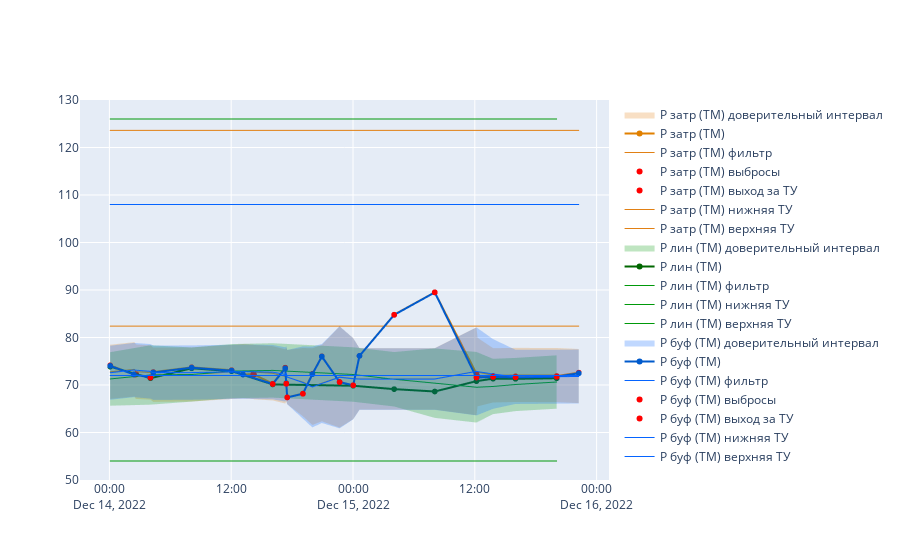
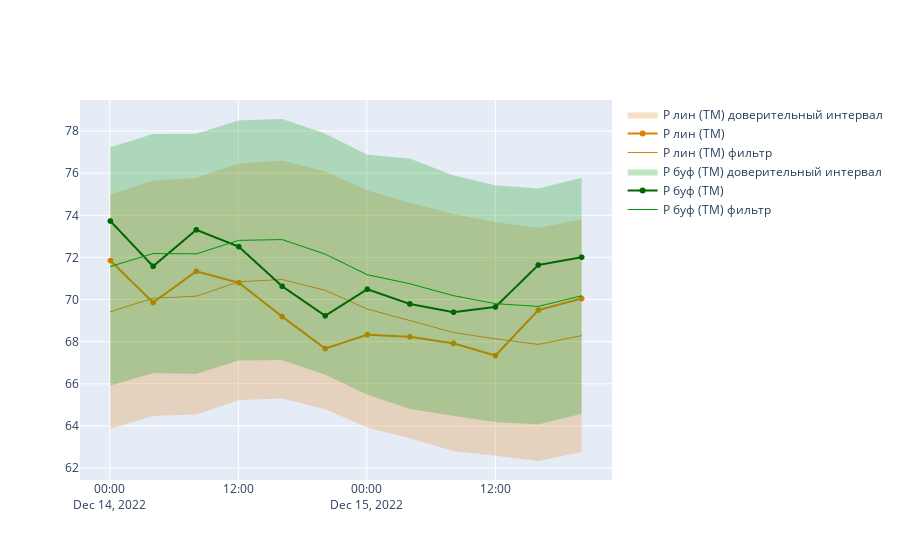
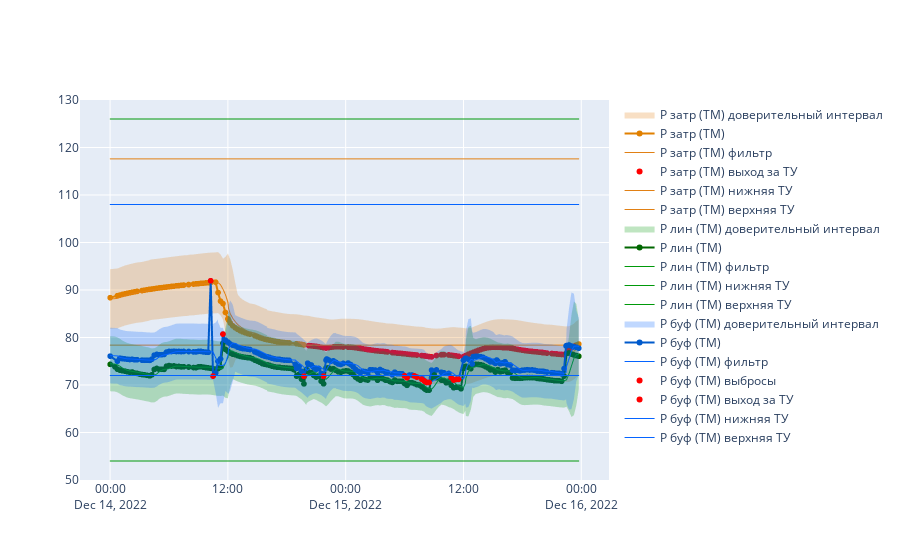
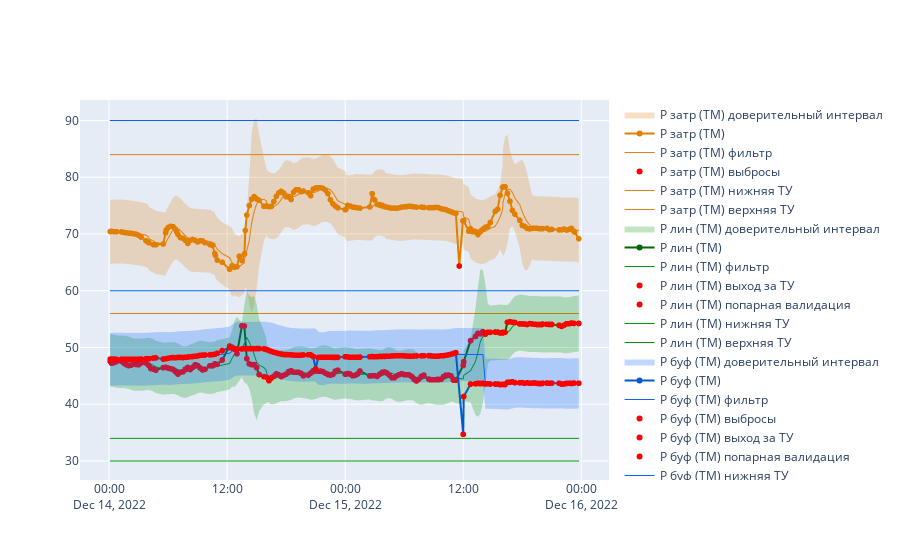

Notebook code cell kept with these figures, in order:
### Markdown cell above
## Графики результатов

### Code cell
all_results_graph = [x for x in all_results if x['dt'] > dt_to - timedelta(days=2)]

plot_results(all_results_graph, control_data, wells_for_calc[1:5])
